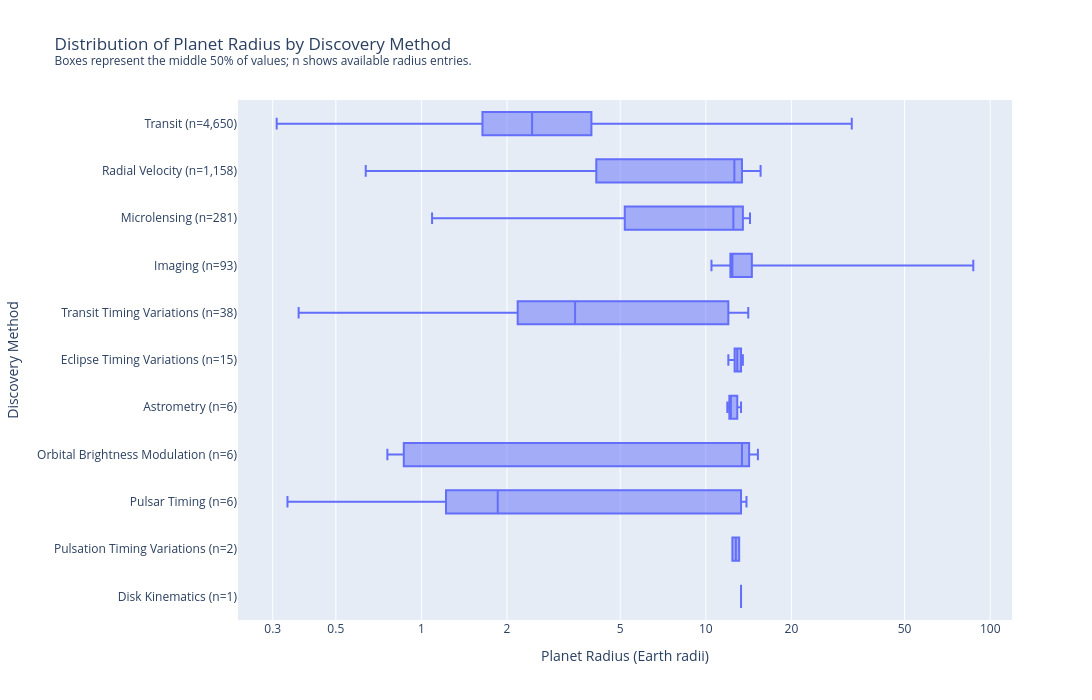

The notebook cell saved with this chart:
### Markdown cell above
**Plotting**

### Code cell
# Create figure
fig_radius = px.box(
    radius_data,
    x='pl_rade',
    y='method_label',

    category_orders={'method_label': radius_method_order},

    log_x=True,
    points=False,

    labels={
        'pl_rade': 'Planet Radius (Earth radii)',
        'method_label': 'Discovery Method'
    },

    title=(
        'Distribution of Planet Radius by Discovery Method'
        '<br><sup>Boxes represent the middle 50% of values; '
        'n shows available radius entries.</sup>'
    )
)

fig_radius.update_layout(
    width=1400,
    height=700
)

fig_radius.update_xaxes(
    type='log',
    tickmode='array',
    tickvals=[0.3, 0.5, 1, 2, 5, 10, 20, 50, 100],
    ticktext=['0.3', '0.5', '1', '2', '5', '10', '20', '50', '100']
)

fig_radius.update_yaxes(
    automargin=True
)

fig_radius.show()

### Figure 1 — Plotly figure (JSON) as saved in the notebook; plotly's stock layout.template omitted (floating-point values rounded to 4 significant figures; data arrays with more than 128 entries replaced by an {"elided": "..."} marker saying what was removed)
{"data": [{"alignmentgroup": "True", "boxpoints": false, "hovertemplate": "Planet Radius (Earth radii)=%{x}<br>Discovery Method=%{y}<extra></extra>", "legendgroup": "", "marker": {"color": "#636efa"}, "name": "", "notched": false, "offsetgroup": "", "orientation": "h", "showlegend": false, "type": "box", "x": {"elided": "6256 float values"}, "x0": " ", "xaxis": "x", "y": {"elided": "6256 str values"}, "y0": " ", "yaxis": "y"}], "layout": {"boxmode": "group", "height": 700, "legend": {"tracegroupgap": 0}, "title": {"text": "Distribution of Planet Radius by Discovery Method<br><sup>Boxes represent the middle 50% of values; n shows available radius entries.</sup>"}, "width": 1400, "xaxis": {"anchor": "y", "domain": [0, 1], "tickmode": "array", "ticktext": ["0.3", "0.5", "1", "2", "5", "10", "20", "50", "100"], "tickvals": [0.3, 0.5, 1, 2, 5, 10, 20, 50, 100], "title": {"text": "Planet Radius (Earth radii)"}, "type": "log"}, "yaxis": {"anchor": "x", "automargin": true, "categoryarray": ["Disk Kinematics (n=1)", "Pulsation Timing Variations (n=2)", "Pulsar Timing (n=6)", "Orbital Brightness Modulation (n=6)", "Astrometry (n=6)", "Eclipse Timing Variations (n=15)", "Transit Timing Variations (n=38)", "Imaging (n=93)", "Microlensing (n=281)", "Radial Velocity (n=1,158)", "Transit (n=4,650)"], "categoryorder": "array", "domain": [0, 1], "title": {"text": "Discovery Method"}}}}
